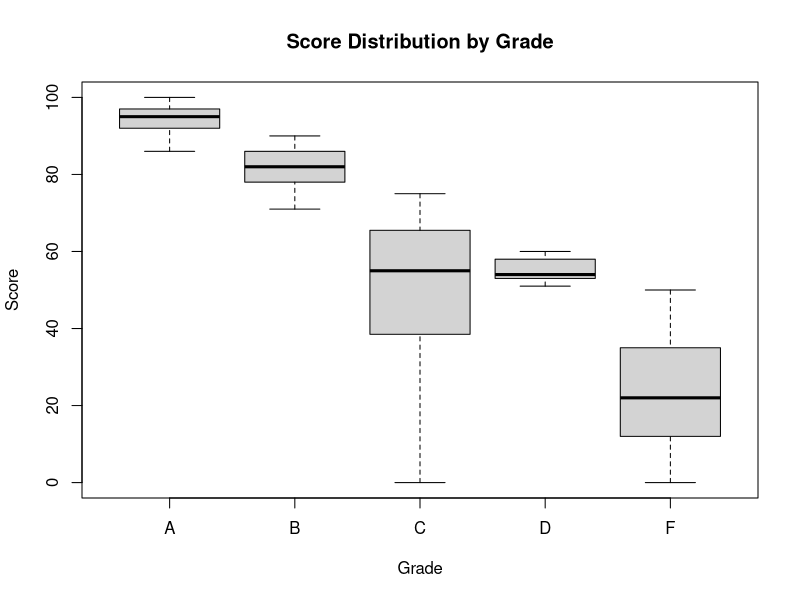

R code for this plot: (Note: this script raises an error after producing the figure.)
getwd()
setwd("/Users/hetpatel/Data101Fall2024/Data101Fall2024/Assignments/Prediction_Challenge_1")
train <- read.csv("MoodyTrain2024.csv")
test <- read.csv("MoodyTestStudents24.csv")
submission <- read.csv("submission2024.csv")

#structure of data
str(train)
summary(train)
colnames(train)

#boxplots to visualize distribution of Score across Grade and identify overlap areas
boxplot(Score ~ Grade, data = train, main = "Score Distribution by Grade", xlab = "Grade", ylab = "Score")


table(train$Major, train$Grade)
table(train[train$Score > 80, ]$Grade)

#score-based decision model
#decision <- rep('F', nrow(train))
#decision[train$Score > 50] <- 'D'
#decision[train$Score > 60] <- 'C'
#decision[train$Score > 75] <- 'B'
#decision[train$Score > 90] <- 'A'

#refine decision rules
subset_data <- subset(train, Score > 75 & Score <= 90)
table(subset_data$Grade, subset_data$Major)

#accuracy <- mean(decision == train$Grade)
#print(paste("Accuracy of basic model:", accuracy))

test_decision <- rep('F', nrow(test))
test_decision[test$Score > 50] <- 'D'
test_decision[test$Score > 60] <- 'C'
test_decision[test$Score > 75] <- 'B'
test_decision[test$Score > 90] <- 'A'

#Adjust using refined rules
#test_decision[test$Score > 75 & test$Score <= 90 & test$Major == 'Math'] <- 'B'
#test_decision[test$Score > 75 & test$Score <= 90 & test$Major == 'CS' & test$Attendance > 0.9] <- 'A'

#submission$Grade <- test_decision
#write.csv(submission, "submission2024.csv", row.names = FALSE)

#find classes where predictions do not match grades
#misclassified <- train[decision != train$Grade, ]
#table(misclassified$Score, misclassified$Grade)

#grades below 60
table(train[train$Score < 60, ]$Attendance, train[train$Score < 60, ]$Grade)
table(train[train$Score < 60, ]$Questions, train[train$Score < 60, ]$Grade)

subset_high <- subset(train, Score > 85)
table(subset_high$Grade, subset_high$Major)

misclassified <- train[decision != train$Grade, ]
table(misclassified$Score, misclassified$Grade)
table(misclassified$Attendance, misclassified$Grade)
table(misclassified$Questions, misclassified$Grade)
table(misclassified$Major, misclassified$Grade)

subset_low <- subset(train, Score <= 60 & decision != train$Grade)
subset_mid <- subset(train, Score > 60 & Score <= 90 & decision != train$Grade)
subset_high <- subset(train, Score > 90 & decision != train$Grade)

summary(subset_low)
summary(subset_mid)
summary(subset_high)

table(misclassified$Major, misclassified$Grade)

summary(misclassified$Attendance)
summary(misclassified$Questions)


decision <- rep('F', nrow(train))  

decision[train$Score <= 42 & train$Attendance <= 0.6 & train$Questions <= 5.5] <- 'F'
decision[train$Score <= 42 & train$Attendance <= 0.6 & train$Questions > 5.5] <- 'F'
decision[train$Score <= 42 & train$Attendance > 0.6 & train$Questions <= 4.5] <- 'F'
decision[train$Score <= 42 & train$Attendance > 0.6 & train$Questions > 4.5] <- 'C'

decision[train$Score > 42.5 & train$Score <= 50.5 & train$Questions <= 2.5] <- 'F'
decision[train$Score > 42.5 & train$Score <= 50.5 & train$Questions > 2.5] <- 'C'
decision[train$Score > 50.5 & train$Score <= 70.5] <- 'C'
decision[train$Score > 70.5 & train$Score <= 75.5] <- 'C'

decision[train$Score > 75.5 & train$Score <= 90.5 & train$Row <= 3.5 & train$Score <= 85.5] <- 'B'
decision[train$Score > 75.5 & train$Score <= 90.5 & train$Row <= 3.5 & train$Score > 85.5] <- 'A'
decision[train$Score > 75.5 & train$Score <= 90.5 & train$Row > 3.5 & train$Row <= 4.5] <- 'B'
decision[train$Score > 75.5 & train$Score <= 90.5 & train$Row > 4.5] <- 'B'

decision[train$Score > 90.5] <- 'A'

accuracy <- mean(decision == train$Grade)
print(paste("Updated accuracy:", accuracy))

misclassified <- train[decision != train$Grade, ]
table(misclassified$Score, misclassified$Grade)
#91% accuracy

test_decision <- rep('F', nrow(test))

test_decision[test$Score <= 42 & test$Attendance <= 0.6 & test$Questions <= 5.5] <- 'F'
test_decision[test$Score <= 42 & test$Attendance <= 0.6 & test$Questions > 5.5] <- 'F'
test_decision[test$Score <= 42 & test$Attendance > 0.6 & test$Questions <= 4.5] <- 'F'
test_decision[test$Score <= 42 & test$Attendance > 0.6 & test$Questions > 4.5] <- 'C'
test_decision[test$Score > 42.5 & test$Score <= 50.5 & test$Questions <= 2.5] <- 'F'
test_decision[test$Score > 42.5 & test$Score <= 50.5 & test$Questions > 2.5] <- 'C'
test_decision[test$Score > 50.5 & test$Score <= 70.5] <- 'C'
test_decision[test$Score > 70.5 & test$Score <= 75.5] <- 'C'
test_decision[test$Score > 75.5 & test$Score <= 90.5 & test$Row <= 3.5 & test$Score <= 85.5] <- 'B'
test_decision[test$Score > 75.5 & test$Score <= 90.5 & test$Row <= 3.5 & test$Score > 85.5] <- 'A'
test_decision[test$Score > 75.5 & test$Score <= 90.5 & test$Row > 3.5 & test$Row <= 4.5] <- 'B'
test_decision[test$Score > 75.5 & test$Score <= 90.5 & test$Row > 4.5] <- 'B'
test_decision[test$Score > 90.5] <- 'A'

submission$Grade <- test_decision
write.csv(submission, "submission2024.csv", row.names = FALSE)
